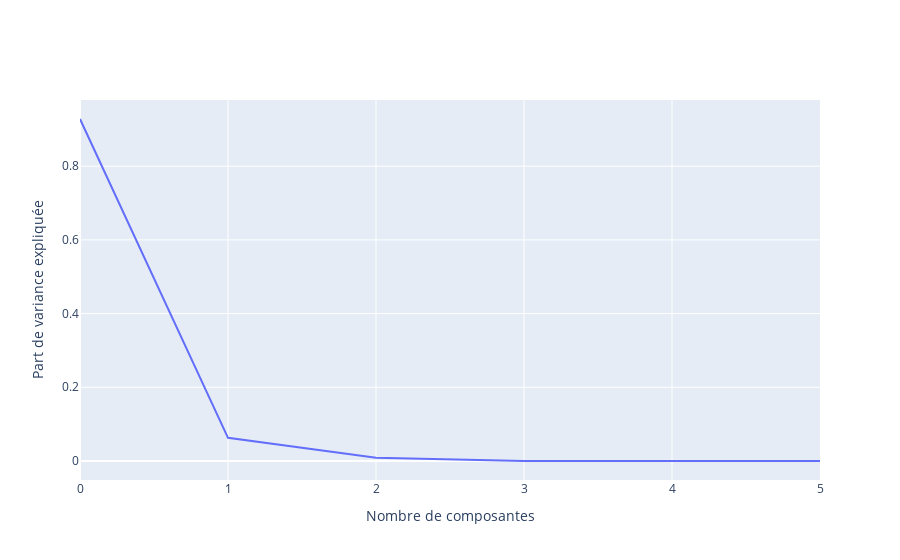
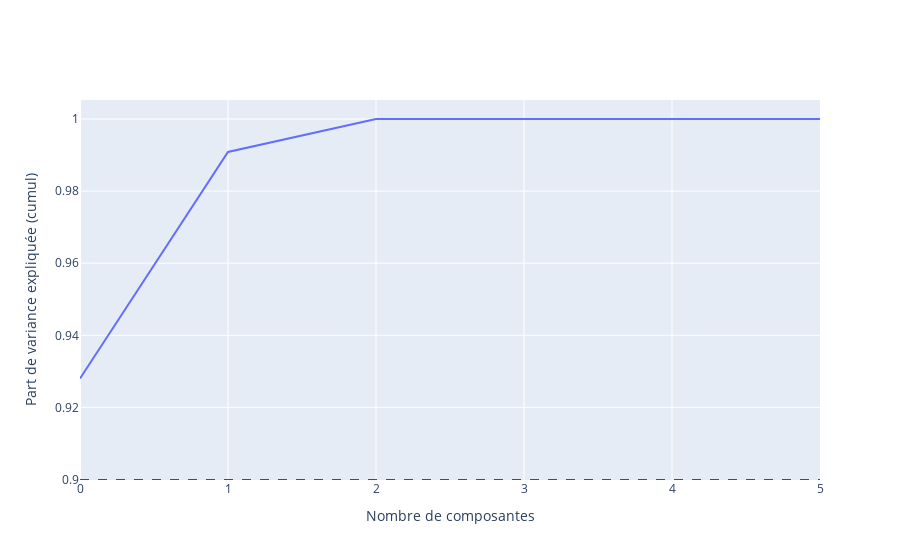

Notebook cell for these charts, in order:
### Code cell
import plotly.graph_objects as go

# Create the first figure
fig1 = go.Figure()
fig1.add_trace(go.Scatter(x=list(range(0, len(pca.explained_variance_ratio_))), 
                          y=pca.explained_variance_ratio_, 
                          mode='lines'))
fig1.update_xaxes(range=[0, 5], title_text='Nombre de composantes')
fig1.update_yaxes(title_text='Part de variance expliquée')
fig1.show()

# Create the second figure
fig2 = go.Figure()
fig2.add_trace(go.Scatter(x=list(range(0, len(pca.explained_variance_ratio_.cumsum()))), 
                          y=pca.explained_variance_ratio_.cumsum(), 
                          mode='lines'))
fig2.add_shape(type="line",
               x0=0, y0=0.9, x1=5, y1=0.9,
               line=dict(color="Red", width=1, dash="dash"))
fig2.update_xaxes(range=[0, 5], title_text='Nombre de composantes')
fig2.update_yaxes(title_text='Part de variance expliquée (cumul)')
fig2.show()

### Figure 1 — Plotly figure (JSON) as saved in the notebook; plotly's stock layout.template omitted (floating-point values rounded to 4 significant figures)
{"data": [{"mode": "lines", "type": "scatter", "x": [0, 1, 2, 3, 4, 5, 6, 7, 8, 9, 10, 11, 12, 13, 14, 15, 16, 17, 18, 19, 20, 21, 22, 23, 24, 25, 26, 27], "y": [0.928, 0.06282, 0.009142, 2.017e-06, 1.843e-06, 1.576e-06, 1.22e-06, 9.459e-07, 7.47e-07, 6.293e-07, 5.351e-07, 4.443e-07, 3.475e-07, 3.051e-07, 2.878e-07, 2.182e-07, 2.007e-07, 1.741e-07, 1.001e-07, 7.455e-08, 4.215e-08, 3.031e-08, 1.364e-08, 1.054e-08, 8.325e-09, 1.684e-09, 7.731e-33, 7.731e-33]}], "layout": {"xaxis": {"range": [0, 5], "title": {"text": "Nombre de composantes"}}, "yaxis": {"title": {"text": "Part de variance expliquée"}}}}

### Figure 2 — Plotly figure (JSON) as saved in the notebook; plotly's stock layout.template omitted (floating-point values rounded to 4 significant figures)
{"data": [{"mode": "lines", "type": "scatter", "x": [0, 1, 2, 3, 4, 5, 6, 7, 8, 9, 10, 11, 12, 13, 14, 15, 16, 17, 18, 19, 20, 21, 22, 23, 24, 25, 26, 27], "y": [0.928, 0.9908, 1.0, 1.0, 1.0, 1.0, 1.0, 1.0, 1.0, 1.0, 1.0, 1.0, 1.0, 1.0, 1.0, 1.0, 1.0, 1.0, 1.0, 1.0, 1.0, 1.0, 1.0, 1.0, 1.0, 1.0, 1.0, 1.0]}], "layout": {"shapes": [{"line": {"color": "Red", "dash": "dash", "width": 1}, "type": "line", "x0": 0, "x1": 5, "y0": 0.9, "y1": 0.9}], "xaxis": {"range": [0, 5], "title": {"text": "Nombre de composantes"}}, "yaxis": {"title": {"text": "Part de variance expliquée (cumul)"}}}}
